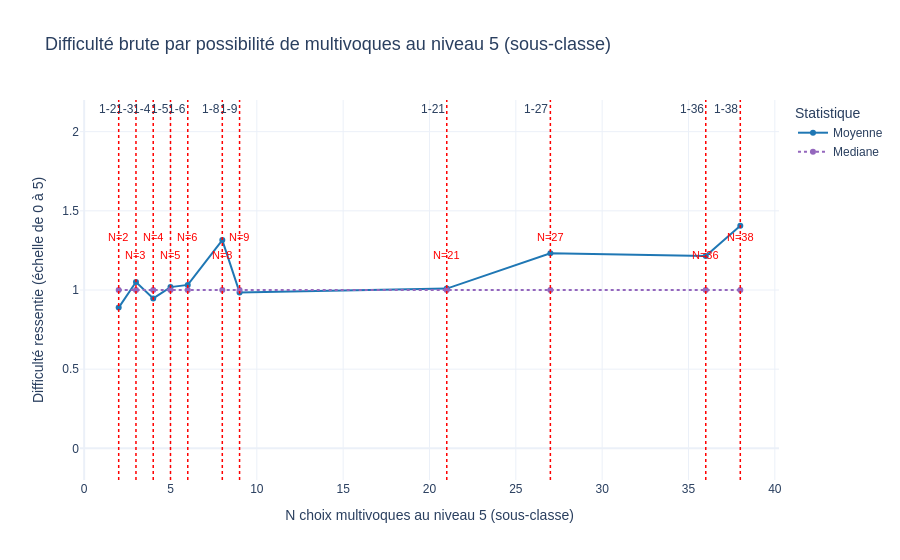
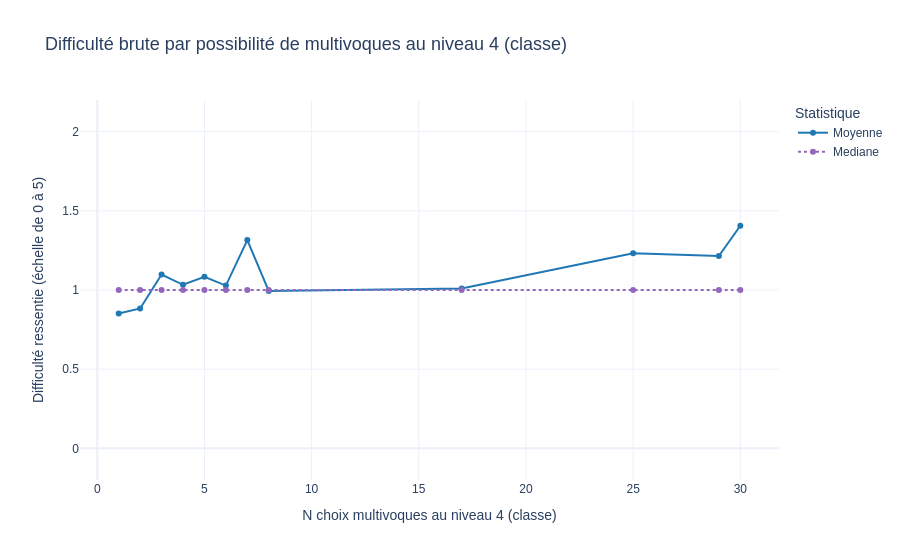

Notebook code cell kept with these figures, in order:
### Code cell
# Hypothèse de travail : Les DataFrames stats_niv5 et stats_niv4 contiennent ['len', 'Moyenne', 'Mediane'].

# --- Calcul des Pics (Plusieurs stratégies possibles) ---

print("--- Calcul des Pics pour le Niveau 5 ---")
# Stratégie A: Pics de Médiane (la plus pertinente si la baseline est 0.0)
longueurs_pics_5 = identifier_pics_dynamiques(
    stats_niv5, 
    colonne_a_analyser='Mediane',
    seuil_fixe=0.0 # Car on cherche tous les cas où la Médiane est > 0.0
)

print("\n--- Calcul des Pics pour le Niveau 4 ---")
# Stratégie B: Pics de Moyenne (méthode écart-type standard)
longueurs_pics_4 = identifier_pics_dynamiques(
    stats_niv4, 
    colonne_a_analyser='Mediane',
    ecart_type_multiplicateur=1.5 # Utiliser 1.5 pour un seuil plus strict, par exemple
)

print(f"\nLongueurs pics Niv 5 (Mediane > 0.0) : {longueurs_pics_5}")
print(f"Longueurs pics Niv 4 (Moyenne + 1.5*std) : {longueurs_pics_4}")


# --- Visualisation Modulaire ---
# Utilisez votre fonction de plotting (plot_rating_vs_len)

plot_rating_vs_len(stats_niv5, "au niveau 5 (sous-classe)", longueurs_pics_5)
plot_rating_vs_len(stats_niv4, "au niveau 4 (classe) ", longueurs_pics_4)
plot_rating_vs_len_plotly(stats_niv5, "au niveau 5 (sous-classe)", longueurs_pics_5)
plot_rating_vs_len_plotly(stats_niv4, "au niveau 4 (classe) ", longueurs_pics_4)

### Figure 1 — Plotly figure (JSON) as saved in the notebook; plotly's stock layout.template omitted (floating-point values rounded to 4 significant figures)
{"data": [{"hovertemplate": "Statistique=Moyenne<br>N choix multivoques au niveau 5 (sous-classe)=%{x}<br>Difficulté ressentie (échelle de 0 à 5)=%{y}<extra></extra>", "legendgroup": "Moyenne", "line": {"color": "#1f77b4", "dash": "solid"}, "marker": {"symbol": "circle"}, "mode": "lines+markers", "name": "Moyenne", "orientation": "v", "showlegend": true, "type": "scatter", "x": [2, 3, 4, 5, 6, 8, 9, 21, 27, 36, 38], "xaxis": "x", "y": [0.889, 1.051, 0.9467, 1.018, 1.032, 1.315, 0.985, 1.009, 1.232, 1.214, 1.406], "yaxis": "y"}, {"hovertemplate": "Statistique=Mediane<br>N choix multivoques au niveau 5 (sous-classe)=%{x}<br>Difficulté ressentie (échelle de 0 à 5)=%{y}<extra></extra>", "legendgroup": "Mediane", "line": {"color": "#9467bd", "dash": "dot"}, "marker": {"symbol": "circle"}, "mode": "lines+markers", "name": "Mediane", "orientation": "v", "showlegend": true, "type": "scatter", "x": [2, 3, 4, 5, 6, 8, 9, 21, 27, 36, 38], "xaxis": "x", "y": [1, 1, 1, 1, 1, 1, 1, 1, 1, 1, 1], "yaxis": "y"}], "layout": {"annotations": [{"showarrow": false, "text": "1-2", "x": 2, "xanchor": "right", "xref": "x", "y": 1, "yanchor": "top", "yref": "y domain"}, {"font": {"color": "red", "family": "Arial", "size": 11}, "showarrow": false, "text": "N=2", "x": 2, "y": 1.336}, {"showarrow": false, "text": "1-3", "x": 3, "xanchor": "right", "xref": "x", "y": 1, "yanchor": "top", "yref": "y domain"}, {"font": {"color": "red", "family": "Arial", "size": 11}, "showarrow": false, "text": "N=3", "x": 3, "y": 1.223}, {"showarrow": false, "text": "1-4", "x": 4, "xanchor": "right", "xref": "x", "y": 1, "yanchor": "top", "yref": "y domain"}, {"font": {"color": "red", "family": "Arial", "size": 11}, "showarrow": false, "text": "N=4", "x": 4, "y": 1.336}, {"showarrow": false, "text": "1-5", "x": 5, "xanchor": "right", "xref": "x", "y": 1, "yanchor": "top", "yref": "y domain"}, {"font": {"color": "red", "family": "Arial", "size": 11}, "showarrow": false, "text": "N=5", "x": 5, "y": 1.223}, {"showarrow": false, "text": "1-6", "x": 6, "xanchor": "right", "xref": "x", "y": 1, "yanchor": "top", "yref": "y domain"}, {"font": {"color": "red", "family": "Arial", "size": 11}, "showarrow": false, "text": "N=6", "x": 6, "y": 1.336}, {"showarrow": false, "text": "1-8", "x": 8, "xanchor": "right", "xref": "x", "y": 1, "yanchor": "top", "yref": "y domain"}, {"font": {"color": "red", "family": "Arial", "size": 11}, "showarrow": false, "text": "N=8", "x": 8, "y": 1.223}, {"showarrow": false, "text": "1-9", "x": 9, "xanchor": "right", "xref": "x", "y": 1, "yanchor": "top", "yref": "y domain"}, {"font": {"color": "red", "family": "Arial", "size": 11}, "showarrow": false, "text": "N=9", "x": 9, "y": 1.336}, {"showarrow": false, "text": "1-21", "x": 21, "xanchor": "right", "xref": "x", "y": 1, "yanchor": "top", "yref": "y domain"}, {"font": {"color": "red", "family": "Arial", "size": 11}, "showarrow": false, "text": "N=21", "x": 21, "y": 1.223}, {"showarrow": false, "text": "1-27", "x": 27, "xanchor": "right", "xref": "x", "y": 1, "yanchor": "top", "yref": "y domain"}, {"font": {"color": "red", "family": "Arial", "size": 11}, "showarrow": false, "text": "N=27", "x": 27, "y": 1.336}, {"showarrow": false, "text": "1-36", "x": 36, "xanchor": "right", "xref": "x", "y": 1, "yanchor": "top", "yref": "y domain"}, {"font": {"color": "red", "family": "Arial", "size": 11}, "showarrow": false, "text": "N=36", "x": 36, "y": 1.223}, {"showarrow": false, "text": "1-38", "x": 38, "xanchor": "right", "xref": "x", "y": 1, "yanchor": "top", "yref": "y domain"}, {"font": {"color": "red", "family": "Arial", "size": 11}, "showarrow": false, "text": "N=38", "x": 38, "y": 1.336}], "font": {"family": "Arial"}, "hovermode": "x unified", "legend": {"title": {"text": "Statistique"}, "tracegroupgap": 0}, "shapes": [{"line": {"color": "red", "dash": "dot", "width": 1.5}, "name": "Pic N=2", "type": "line", "x0": 2, "x1": 2, "xref": "x", "y0": 0, "y1": 1, "yref": "y domain"}, {"line": {"color": "red", "dash": "dot", "width": 1.5}, "name": "Pic N=3", "type": "line", "x0": 3, "x1": 3, "xref": "x", "y0": 0, "y1": 1, "yref": "y domain"}, {"line": {"color": "red", "dash": "dot", "width": 1.5}, "name": "Pic N=4", "type": "line", "x0": 4, "x1": 4, "xref": "x", "y0": 0, "y1": 1, "yref": "y domain"}, {"line": {"color": "red", "dash": "dot", "width": 1.5}, "name": "Pic N=5", "type": "line", "x0": 5, "x1": 5, "xref": "x", "y0": 0, "y1": 1, "yref": "y domain"}, {"line": {"color": "red", "dash": "dot", "width": 1.5}, "name": "Pic N=6", "type": "line", "x0": 6, "x1": 6, "xref": "x", "y0": 0, "y1": 1, "yref": "y domain"}, {"line": {"color": "red", "dash": "dot", "width": 1.5}, "name": "Pic N=8", "type": "line", "x0": 8, "x1": 8, "xref": "x", "y0": 0, "y1": 1, "yref": "y domain"}, {"line": {"color": "red", "dash": "dot", "width": 1.5}, "name": "Pic N=9", "type": "line", "x0": 9, "x1": 9, "xref": "x", "y0": 0, "y1": 1, "yref": "y domain"}, {"line": {"color": "red", "dash": "dot", "width": 1.5}, "name": "Pic N=21", "type": "line", "x0": 21, "x1": 21, "xref": "x", "y0": 0, "y1": 1, "yref": "y domain"}, {"line": {"color": "red", "dash": "dot", "width": 1.5}, "name": "Pic N=27", "type": "line", "x0": 27, "x1": 27, "xref": "x", "y0": 0, "y1": 1, "yref": "y domain"}, {"line": {"color": "red", "dash": "dot", "width": 1.5}, "name": "Pic N=36", "type": "line", "x0": 36, "x1": 36, "xref": "x", "y0": 0, "y1": 1, "yref": "y domain"}, {"line": {"color": "red", "dash": "dot", "width": 1.5}, "name": "Pic N=38", "type": "line", "x0": 38, "x1": 38, "xref": "x", "y0": 0, "y1": 1, "yref": "y domain"}], "title": {"font": {"size": 18}, "text": "Difficulté brute par possibilité de multivoques au niveau 5 (sous-classe)"}, "xaxis": {"anchor": "y", "domain": [0, 1], "title": {"text": "N choix multivoques au niveau 5 (sous-classe)"}}, "yaxis": {"anchor": "x", "domain": [0, 1], "nticks": 6, "range": [-0.2, 2.2], "title": {"text": "Difficulté ressentie (échelle de 0 à 5)"}}}}

### Figure 2 — Plotly figure (JSON) as saved in the notebook; plotly's stock layout.template omitted (floating-point values rounded to 4 significant figures)
{"data": [{"hovertemplate": "Statistique=Moyenne<br>N choix multivoques au niveau 4 (classe) =%{x}<br>Difficulté ressentie (échelle de 0 à 5)=%{y}<extra></extra>", "legendgroup": "Moyenne", "line": {"color": "#1f77b4", "dash": "solid"}, "marker": {"symbol": "circle"}, "mode": "lines+markers", "name": "Moyenne", "orientation": "v", "showlegend": true, "type": "scatter", "x": [1, 2, 3, 4, 5, 6, 7, 8, 17, 25, 29, 30], "xaxis": "x", "y": [0.8513, 0.8833, 1.098, 1.033, 1.083, 1.028, 1.315, 0.9939, 1.009, 1.232, 1.214, 1.406], "yaxis": "y"}, {"hovertemplate": "Statistique=Mediane<br>N choix multivoques au niveau 4 (classe) =%{x}<br>Difficulté ressentie (échelle de 0 à 5)=%{y}<extra></extra>", "legendgroup": "Mediane", "line": {"color": "#9467bd", "dash": "dot"}, "marker": {"symbol": "circle"}, "mode": "lines+markers", "name": "Mediane", "orientation": "v", "showlegend": true, "type": "scatter", "x": [1, 2, 3, 4, 5, 6, 7, 8, 17, 25, 29, 30], "xaxis": "x", "y": [1, 1, 1, 1, 1, 1, 1, 1, 1, 1, 1, 1], "yaxis": "y"}], "layout": {"font": {"family": "Arial"}, "hovermode": "x unified", "legend": {"title": {"text": "Statistique"}, "tracegroupgap": 0}, "title": {"font": {"size": 18}, "text": "Difficulté brute par possibilité de multivoques au niveau 4 (classe) "}, "xaxis": {"anchor": "y", "domain": [0, 1], "title": {"text": "N choix multivoques au niveau 4 (classe) "}}, "yaxis": {"anchor": "x", "domain": [0, 1], "nticks": 6, "range": [-0.2, 2.2], "title": {"text": "Difficulté ressentie (échelle de 0 à 5)"}}}}
